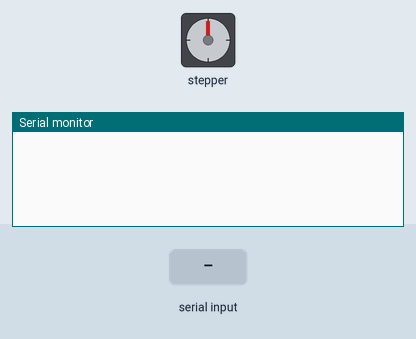
The sketch below on a simulated Arduino Uno, built with avr-gcc and run on an emulated ATmega328P. Shown: stepper motor, the last lines printed to the serial monitor. Wiring (inferred from the names in the program): stepper motor driver (100 steps per turn assumed): step pin 3; direction pin 2. The inputs (shaded band) are chosen by the test bench.

Above: at 1.2 s.
1.3 s: "A" received over Serial
At 1.8 s:
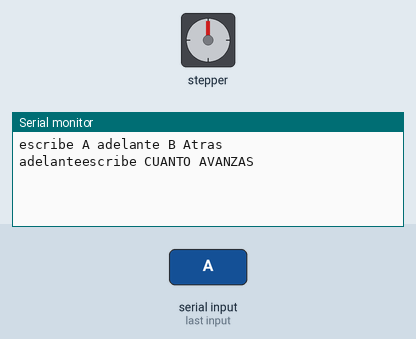
2.8 s: "B" received over Serial
At 4.0 s:
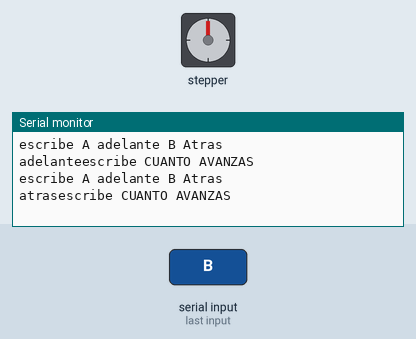
4.3 s: "1" received over Serial
At 5.3 s:
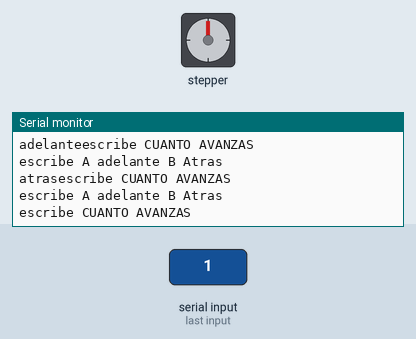

Measured:
- after the input at 1.3 s, the serial monitor: prints a new line at once (image 1)
- after the input at 2.8 s, the serial monitor: prints a new line at once (image 2)
- after the input at 4.3 s, the serial monitor: prints a new line at once (image 3)

The sketch:

RoccoonixX_Code.ino
```cpp
// Define pin connections & motor's steps per revolution
const int dirPin = 2;
const int stepPin = 3;
const int stepsPerRevolution = 100;

void setup()
{
  // Declare pins as Outputs
  pinMode(stepPin, OUTPUT);
  pinMode(dirPin, OUTPUT);

  Serial.begin(9600); //inicializa el SERIAL y le da la velocidad de transmisión
}
void loop()
{

//int Giro = Serial.parseInt(); //Asigna una nueva variable /Giro/ y le da el valor de
                  //la cadena de caracteres que escribes en el monitor en serie despues de presionar ENTER
                  //Despuesd de tomar este valor su valor regresa a cero

  while (Serial.available()==0);
  {
 Serial.println("escribe A adelante B Atras");

  int Sentido = Serial.read();

   if(Sentido =='A'){
      digitalWrite(dirPin, HIGH);
      Serial.write("adelante");
  }

     else if(Sentido =='B'){
      digitalWrite(dirPin, LOW);
      Serial.write("atras");
  }

  Serial.println("escribe CUANTO AVANZAS");
 int Giro = Serial.read();
  //int Giro = Serial.parseInt();

  // Spin motor slowly
  for(int x = 0; x < Giro; x++)
  {
    digitalWrite(stepPin, HIGH);
    delayMicroseconds(1000);
    digitalWrite(stepPin, LOW);
    delayMicroseconds(1000);
  }
  delay(10); // Wait a second
  }

  }
```
